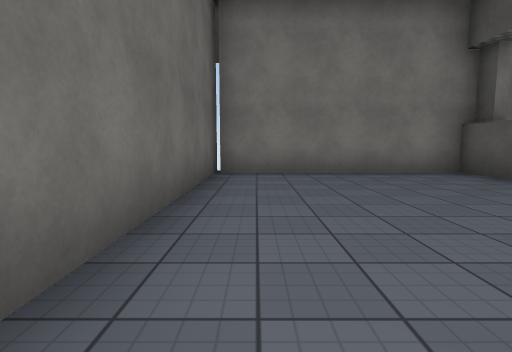
[1] (above)

24 first-person views from a walk through a 3-D level made in the Unity game engine. The camera is 1.2 m above the floor, tilts 6° down and sees 80° across. The floor is counted in squares, 2 m on a side. Each view is taken from the middle of a square. On the plan, view 1 faces up. The plan holds only what a view shows up to about 9 squares ahead; the rest is blank. The place goes on beyond the plan. The player is left out. Door leaves are left out, so doorways stand open. Some surface patterns are stand-ins.

[2]
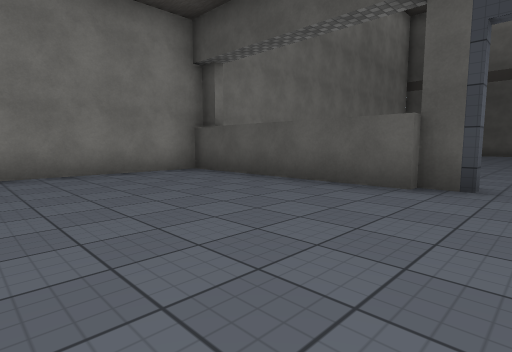

[3]
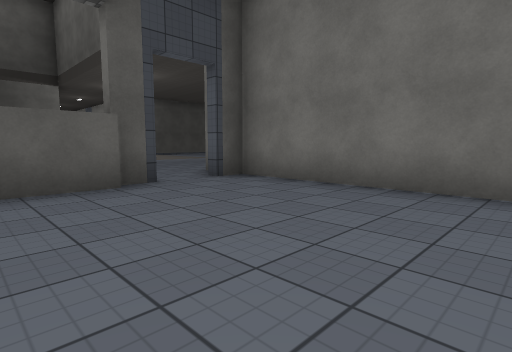

[4]
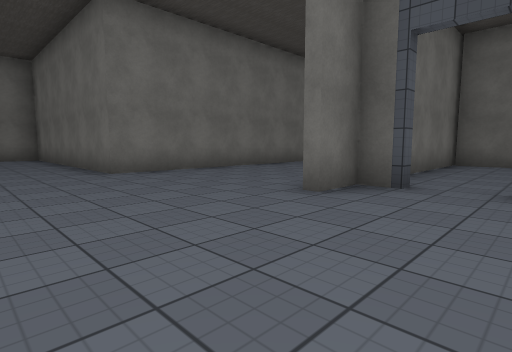

[5]
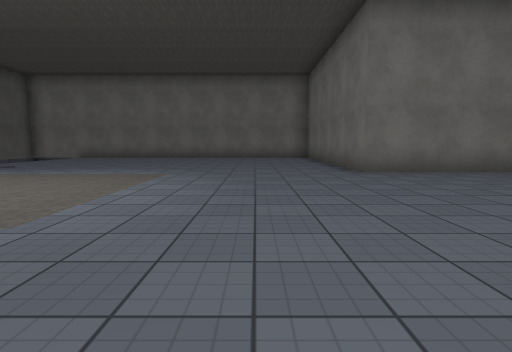

[6]
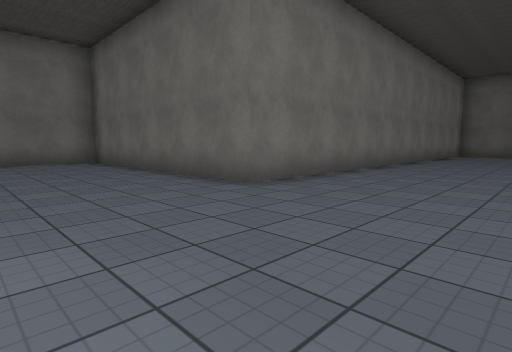

[7]
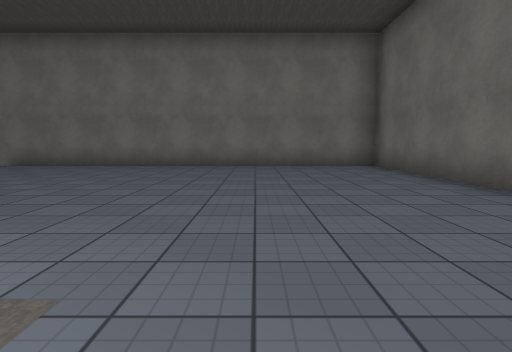

[8]
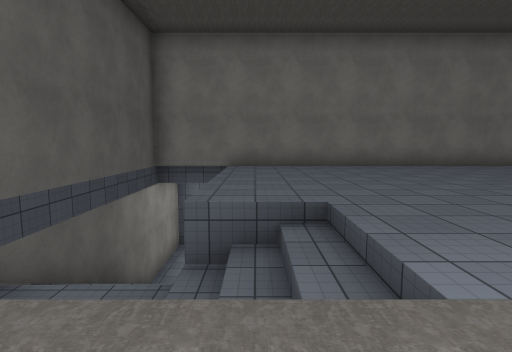

[9]
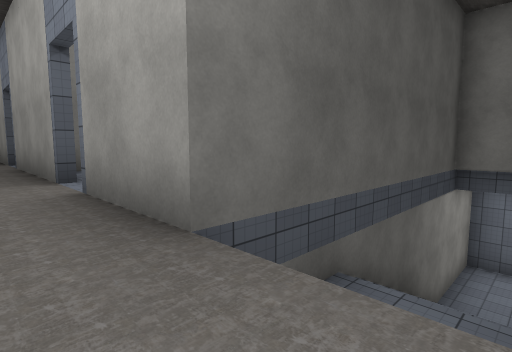

[10]
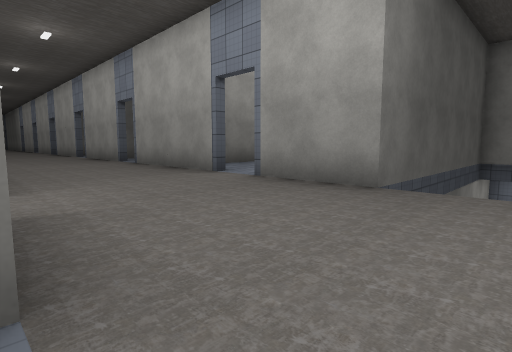

[11]
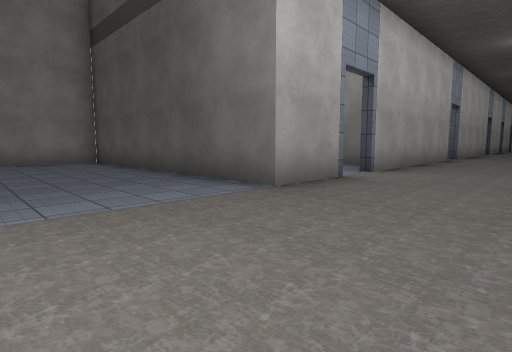

[12]
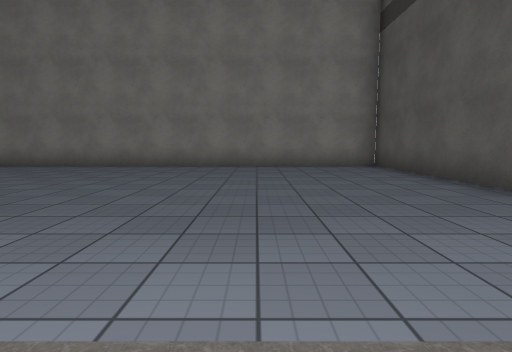

[13]
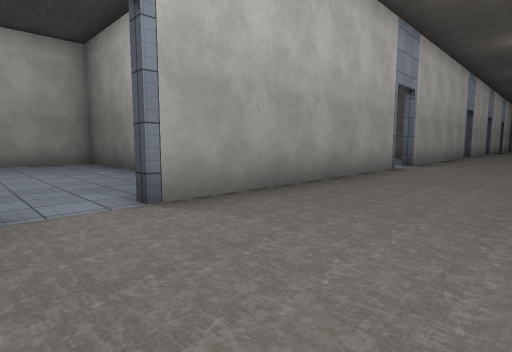

[14]
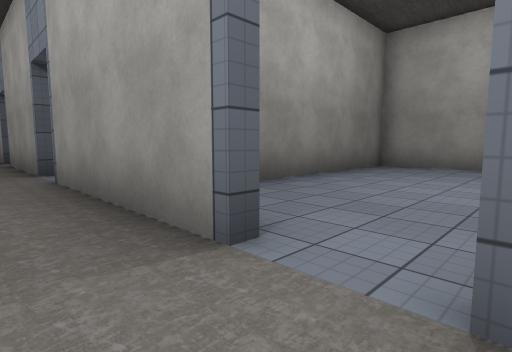

[15]
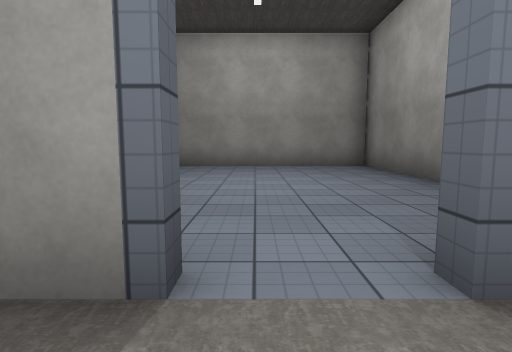

[16]
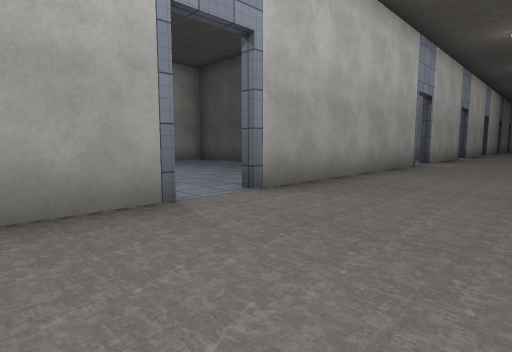

[17]
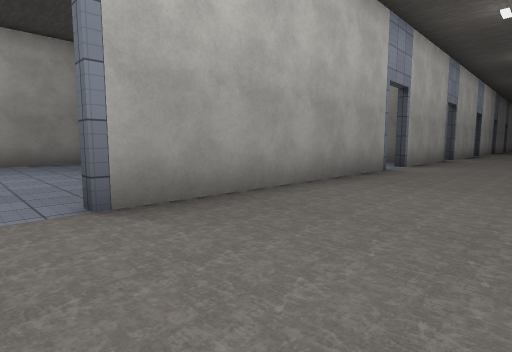

[18]
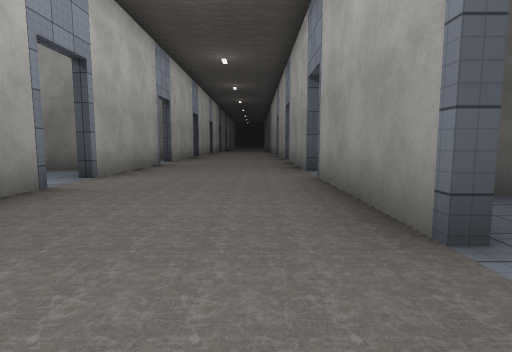

[19]
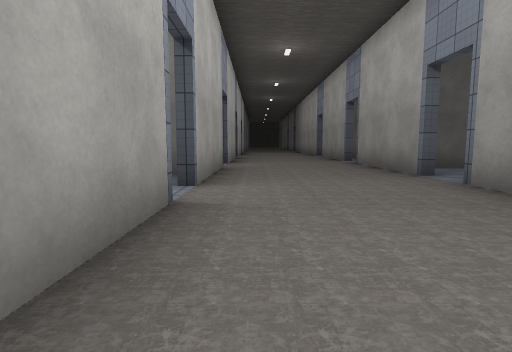

[20]
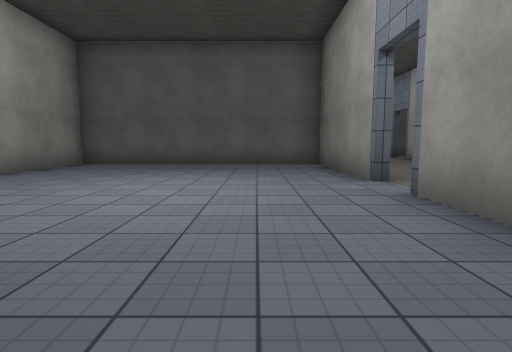

[21]
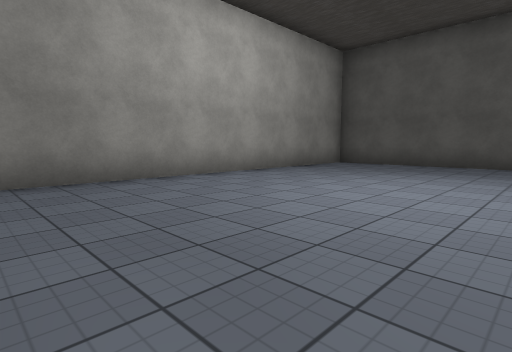

[22]
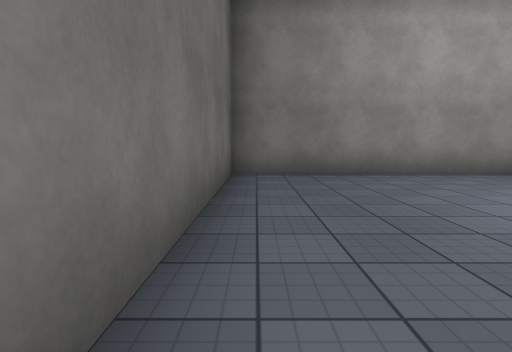

[23]
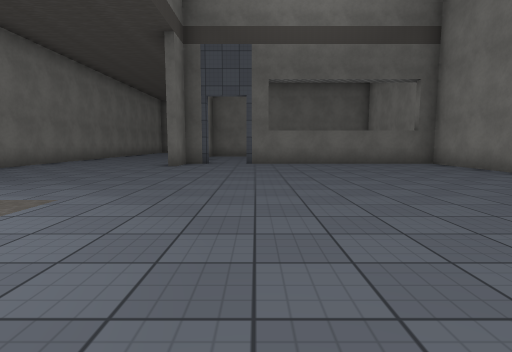

[24]
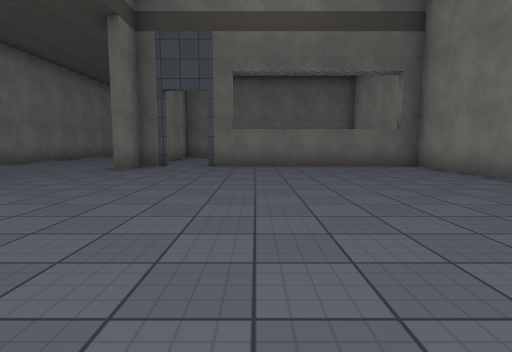

### Floor plan
Key: @ floor where view 1 was taken; # wall or solid block; . main floor; - floor 6 m lower than the main floor; / step, stairs or slope; D open door.
Columns run from 1 left of view 1 to 41 right of it. Each row starts with its distance up from view 1.
  7 ####################
  6 #....#.............#  #############
  5 #....#.............#  ..#.........#
  4 #....#.............#  ..#.........#
  3 #....#.............#  ..#.........#
  2 #....##............#  ..#.........#
  1 #.....#............# ...#.........#    #
  0 #@.................##...#.........#  ..#
 -1 #######....... .....#DDD#####DD#####DD##DDD
 -2      .........  ...........................
 -3  .............. ...........................
 -4  .............. ...........................
 -5   ...............///##DD####D####D####D#DD#
 -6   ######.........// #.....#       ..# ...#
 -7        #.........///#.....#        .#   .#
 -8        #..........//#.....#
 -9        #........../ #.....#
-10        #........../ #.....#
-11        #........../ #.....#
-12        #........//--#.....#
-13        ######      -#######
-14                    -#
-15                    ##

Where each view was taken, in squares from view 1:
view 1: 0 up, 0 right, facing up
view 2: 0 up, 0 right, facing up-right
view 3: 3 up, 0 right, facing down-right
view 4: 1 up, 9 right, facing down-left
view 5: 1 up, 9 right, facing down
view 6: 2 down, 10 right, facing down-left
view 7: 4 down, 10 right, facing down
view 8: 4 down, 16 right, facing down
view 9: 4 down, 17 right, facing down-right
view 10: 1 down, 17 right, facing down-right
view 11: 4 down, 15 right, facing up-right
view 12: 2 down, 15 right, facing up
view 13: 4 down, 20 right, facing up-right
view 14: 4 down, 21 right, facing down-right
view 15: 4 down, 22 right, facing down
view 16: 4 down, 26 right, facing up-right
view 17: 4 down, 28 right, facing up-right
view 18: 4 down, 31 right, facing right
view 19: 2 down, 32 right, facing right
view 20: 1 up, 24 right, facing right
view 21: 1 up, 24 right, facing up-right
view 22: 0 up, 24 right, facing up
view 23: 1 up, 14 right, facing left
view 24: 2 up, 13 right, facing left
